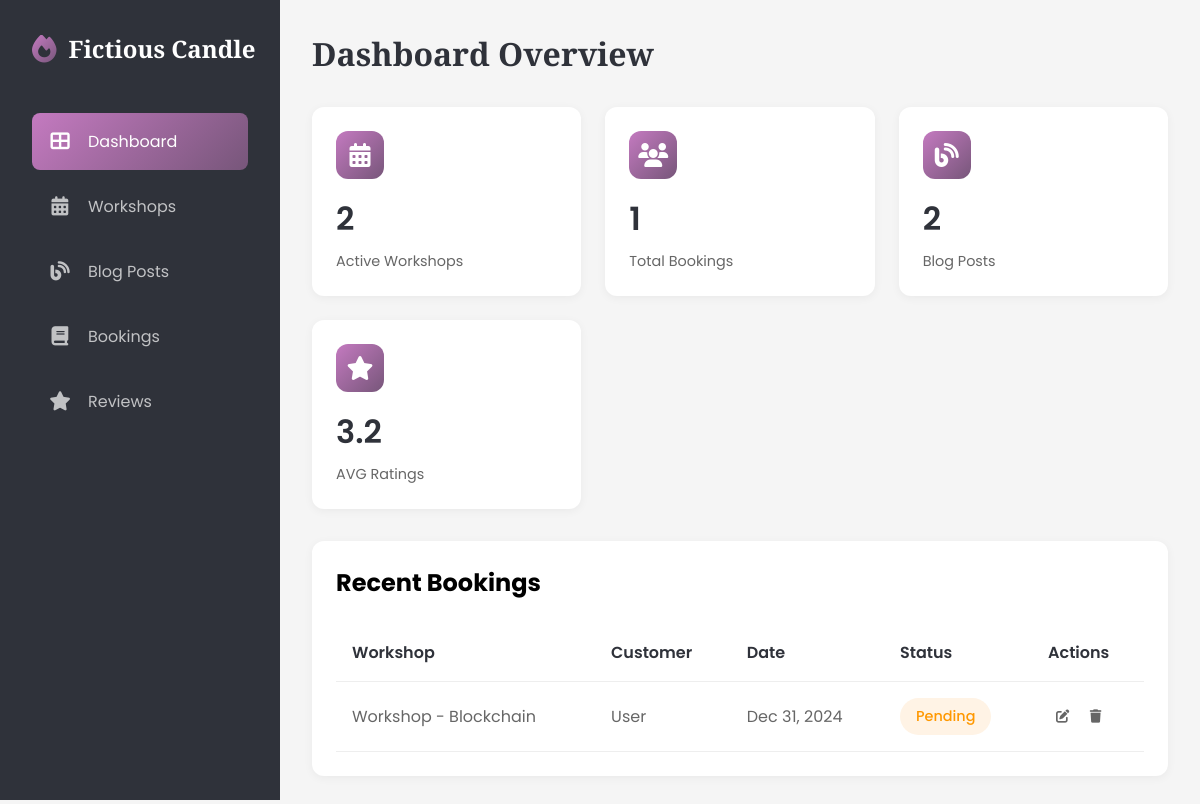
The app's page /dashboard/ (signed in), older data.
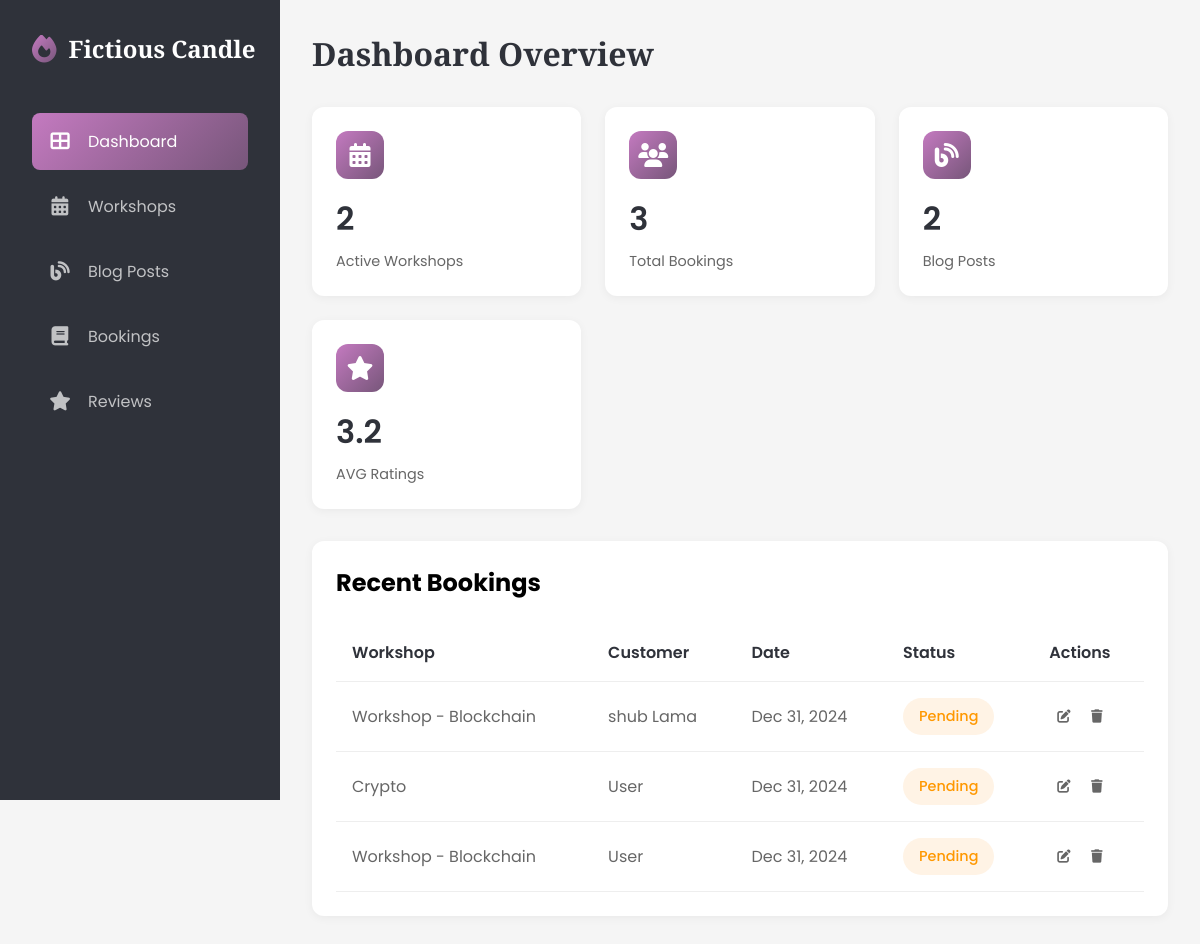
The same page, newer data.
### candle/models.py (models this page shows, shortened)
class Booking(models.Model):
    STATUS_CHOICES = [
        ('confirmed', 'Confirmed'),
        ('pending', 'Pending'),
        ('cancelled', 'Cancelled'),
    ]
    user = models.ForeignKey(User, on_delete=models.CASCADE, related_name='bookings', related_query_name='booking')
    workshop = models.ForeignKey(CandleWorkshop, on_delete=models.CASCADE, related_name='bookings', related_query_name='booking')
    booking_date = models.DateTimeField(auto_now_add=True)
    number_of_seats = models.IntegerField()
    status = models.CharField(
        max_length=10,
        choices=STATUS_CHOICES,
        default='pending'
    )
    class Meta:
        ordering = ['-booking_date']

class CandleWorkshop(models.Model):
    title = models.CharField(max_length=255)
    description = models.TextField()
    duration = models.FloatField(
        help_text='Duration of the workshop in hours (e.g., 1.5 for 1.5 hours)'
    )
    thumbnail = models.ImageField(
        upload_to='workshop_thumbnails/',
        null=True,
        blank=True,
        help_text='Featured image for the workshop'
    )
    date = models.DateField()
    time = models.TimeField()
    price = models.DecimalField(max_digits=10, decimal_places=2)
    capacity = models.IntegerField()
    class Meta:
        ordering = ("-date",)

### candle/views.py (the view)
# urls.py: path("",DashboardView.as_view(),name="dashboard")
class DashboardView(LoginRequiredMixin,TemplateView):
    template_name = "candle/dashboard/home.html"
    def get_context_data(self, **kwargs):
        context = super().get_context_data(**kwargs)
        user = self.request.user
        if user.is_superuser:
            context['recent_bookings'] = Booking.objects.all()[:6]
            context['active_workshops'] = CandleWorkshop.objects.count()
            context['total_bookings'] = Booking.objects.count()
            context['total_blog_posts'] = Blogpost.objects.count()
            context['average_rating'] = Review.get_average_rating()
        else:
            context['recent_bookings'] = Booking.objects.filter(user=user)[:6]
            context['total_bookings'] = Booking.objects.filter(user=user).count()
            context['total_blog_posts'] = Blogpost.objects.filter(author=user).count()
            context['average_rating'] = Review.get_average_rating(user=user)
        return context

### candle/context_processors.py (called while the page is built)
def company_info(request):
    config = {
        "latest_blogs":Blogpost.objects.all()[:6],
        "latest_workshops":CandleWorkshop.objects.all()[:6]
    }
    try:
        config.update(Config.objects.first().as_dict())
    except Exception as e:
        pass
    return config

### candle/models.py (called while the page is built)
    def as_dict(self):
        return {
            'site_name': self.site_name or '',
            'site_title': self.site_title or '',
            'site_description': self.site_description or '',
            'facebook_url': self.facebook_url or '',
            'instagram_url': self.instagram_url or '',
            "pinterest_url": self.pinterest_url or ""
        }

    @classmethod
    def get_average_rating(cls, user=None):
        reviews = cls.objects.all()
        if user:
            reviews = reviews.filter(user=user)
        avg_rating = reviews.aggregate(models.Avg('rating'))['rating__avg']
        return round(avg_rating, 1) if avg_rating else 0

### candle/templates/candle/dashboard/home.html
{% extends 'candle/dashboard/base.html' %}
{% block content %}
<main class="main-content">
    <div class="page-header">
        <h1 class="page-title">Dashboard Overview</h1>
    </div>
    <div class="dashboard-grid">
        {% if user.is_superuser %}
        <div class="stat-card">
            <div class="stat-header">
                <div class="stat-icon">
                    <i class="fas fa-calendar-alt"></i>
                </div>
            </div>
            <div class="stat-value">{{active_workshops}}</div>
            <div class="stat-label">Active Workshops</div>
        </div>
        {% endif %}
        <div class="stat-card">
            <div class="stat-header">
                <div class="stat-icon">
                    <i class="fas fa-users"></i>
                </div>
            </div>
            <div class="stat-value">{{total_bookings}}</div>
            <div class="stat-label">{% if not user.is_superuser %}My {% endif %}Total Bookings</div>
        </div>
        <div class="stat-card">
            <div class="stat-header">
                <div class="stat-icon">
                    <i class="fas fa-blog"></i>
                </div>
            </div>
            <div class="stat-value">{{total_blog_posts}}</div>
            <div class="stat-label">{% if not user.is_superuser %}My {% endif %} Blog Posts</div>
        </div>
        <div class="stat-card">
            <div class="stat-header">
                <div class="stat-icon">
                    <i class="fas fa-star"></i>
                </div>
            </div>
            <div class="stat-value">{{average_rating}}</div>
            <div class="stat-label">AVG Ratings{% if not user.is_superuser %} I’ve Given{% endif %}</div>
        </div>
    </div>
    <div class="table-container">
        <div class="table-header">
            <h2>Recent Bookings</h2>
        </div>
        {% if not recent_bookings %}
        <div class="empty-state">
            <i class="fas fa-calendar-xmark"></i>
            <p>No Recent Bookings</p>
            <span>New bookings will appear here</span>
        </div>
        {% else %}
        <table>
            <thead>
                <tr>
                    <th>Workshop</th>
                    {% if user.is_superuser %}
                    <th>Customer</th>
                    {% endif %}
                    <th>Date</th>
                    <th>Status</th>
                    <th>Actions</th>
                </tr>
            </thead>
            <tbody>
                {% for booking in recent_bookings %}
                    <tr>
                        <td>{{booking.workshop.title}}</td>
                        {% if user.is_superuser %}
                        <td>{{booking.user.get_full_name|default:"User"}}</td>
                        {% endif %}
                        <td>{{booking.booking_date|date:"M d, Y"}}</td>
                        <td><span class="status status-{{booking.status}}">{{booking.get_status_display}}</span></td>
                        <td>
                            <button class="action-btn"><i class="fas fa-edit"></i></button>
                            <button class="action-btn"><i class="fas fa-trash"></i></button>
                        </td>
                    </tr>
                {% endfor %}
            </tbody>
        </table>
        {% endif %}
    </div>
</main>
{% endblock content %}

Row changes from the older to the newer data that the page shows:
added Booking: workshop "Workshop - Blockchain", user.get_full_name "shub Lama", booking_date "Dec 31, 2024", status "Pending"
added Booking: workshop "Crypto", user.get_full_name "User", booking_date "Dec 31, 2024", status "Pending"
Text that changed along with them:
{{ total_bookings }}: "1" → "3"
